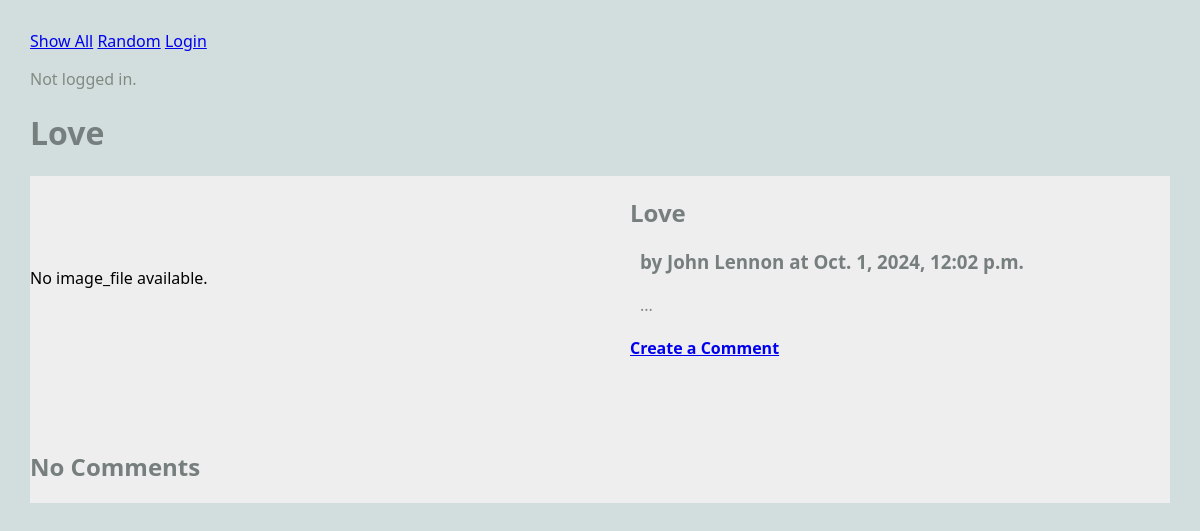
Screenshot of /blog/ with the database file from the repository.
### blog/models.py (models this page shows, shortened)
class Article(models.Model):
    user = models.ForeignKey(User, on_delete=models.CASCADE) # change to the orphan one maybe?
    title = models.TextField(blank=False)
    author = models.TextField(blank=False)
    text = models.TextField(blank=False)
    published = models.DateTimeField(auto_now=True)
    image_file = models.ImageField(blank=True) # 10/17
    def get_comments(self):
        comments = Comment.objects.filter(article=self)
        return comments

### blog/views.py (the view)
# urls.py: path(r'', views.RandomArticleView.as_view(), name="random"),
class RandomArticleView(DetailView):
    model = Article # the model to display
    template_name = "blog/article.html"
    context_object_name = "article"
    def get_object(self):
        all_articles = Article.objects.all()
        article = random.choice(all_articles)
        return article

### blog/templates/blog/article.html
{% extends 'blog/base.html' %}
{% block content %}
<h1>{{article.title}}</h1>
<main class="grid-container">
    <article class="featured">
        {% if article.image_file %}
            <img src="{{article.image_file.url}}" alt="{{article.image_file.url}}">
        {% else %}
            No image_file available.
        {% endif %}
        <div>
            <h2>{{article.title}}</h2>
            <h3>by {{article.author}} at {{article.published}}</h3>
            <p>
                {{article.text}}
            </p>
            <h4>
                <a href="{% url 'create_comment' article.pk %}">
                Create a Comment</a>
            </h4>
        </div>
    </article>
    <div>
        {% if article.get_comments %}
            <h2>Comments</h2>
            {% for c in article.get_comments %}
            <div>
                <strong>by {{c.author}} at {{c.published}}</strong>
                <p>
                    {{c.text}}
                </p>
            </div>
            {% endfor %}
        {% else %}
            <h2>No Comments</h2>
        {% endif %}
    </div>
</main>
{% endblock %}

### static/styles-blog.css (style rules this page uses)
body { margin: 30px; background: #d1dedd; font-family:'Segoe UI', Tahoma, Geneva, Verdana, sans-serif; }
h1, h2, h3 { color: #767f7e; }
p { color: #828b82; }
.grid-container { background: #eee; max-width: 900px; display: grid; grid-template-columns: repeat(3, 1fr); grid-gap: 10px; max-width: 1200px; margin: 20px auto; }
article.featured { grid-column: span 3; display: grid; gap: 60px; grid-template-columns: 1fr 1fr; align-items: center; border-bottom: 1px #bbc7c7; padding-bottom: 40px; }
article p, article h3 { margin: 20px 10px; }

### rows the page displays
Article: title "Love", author "John Lennon", published "Oct. 1, 2024, 12:02 p.m.", text "..."
